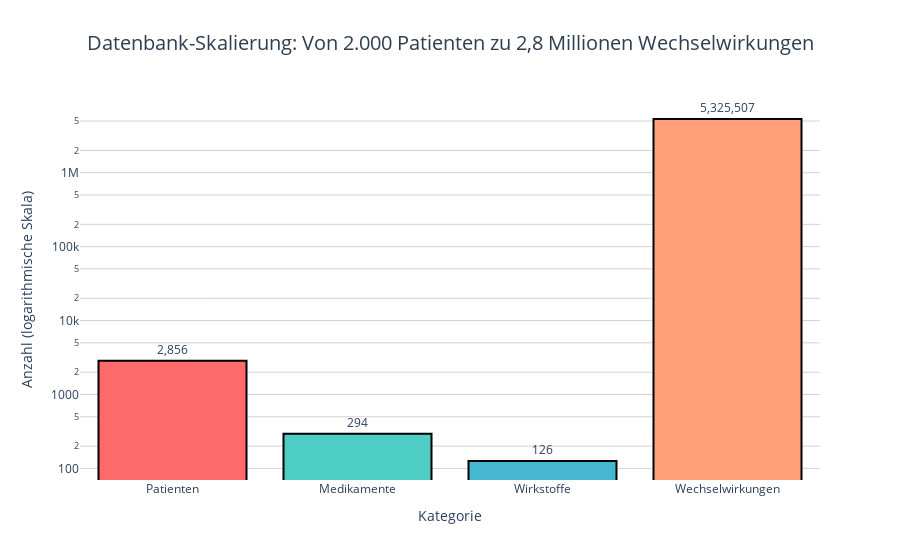

This figure's notebook cell:
### Code cell
# Visualisierung: Datenbank-Größe im Vergleich
fig = go.Figure()

# Balkendiagramm mit logarithmischer Skala (weil Werte sehr unterschiedlich groß sind)
categories = ['Patienten', 'Medikamente', 'Wirkstoffe', 'Wechselwirkungen']
values = [
    stats['total_patients'][0],
    stats['total_medications'][0],
    stats['unique_drugs'][0],
    stats['total_interactions'][0]
]
colors = ['#FF6B6B', '#4ECDC4', '#45B7D1', '#FFA07A']

fig.add_trace(go.Bar(
    x=categories,
    y=values,
    text=[f"{v:,}" for v in values],
    textposition='outside',
    marker=dict(color=colors, line=dict(color='black', width=2)),
    hovertemplate='<b>%{x}</b><br>Anzahl: %{y:,}<extra></extra>'
))

fig.update_layout(
    title=dict(
        text="Datenbank-Skalierung: Von 2.000 Patienten zu 2,8 Millionen Wechselwirkungen",
        font=dict(size=20, color='#2C3E50'),
        x=0.5,
        xanchor='center'
    ),
    yaxis=dict(
        type='log',
        title="Anzahl (logarithmische Skala)",
        gridcolor='lightgray'
    ),
    xaxis=dict(title="Kategorie"),
    height=500,
    showlegend=False,
    plot_bgcolor='white',
    paper_bgcolor='white'
)

fig.show()

print("\nHinweis zur Visualisierung:")
print("  - Logarithmische Skala verwendet, da Werte um Faktor 1000+ unterschiedlich sind")
print("  - Jeder Schritt auf der Y-Achse bedeutet Verzehnfachung der Anzahl")

### Figure 1 — Plotly figure (JSON) as saved in the notebook; plotly's stock layout.template omitted (floating-point values rounded to 4 significant figures)
{"data": [{"hovertemplate": "<b>%{x}</b><br>Anzahl: %{y:,}<extra></extra>", "marker": {"color": ["#FF6B6B", "#4ECDC4", "#45B7D1", "#FFA07A"], "line": {"color": "black", "width": 2}}, "text": ["2,856", "294", "126", "5,325,507"], "textposition": "outside", "type": "bar", "x": ["Patienten", "Medikamente", "Wirkstoffe", "Wechselwirkungen"], "y": [2856, 294, 126, 5325507]}], "layout": {"autosize": true, "paper_bgcolor": "white", "plot_bgcolor": "white", "showlegend": false, "title": {"font": {"color": "#2C3E50", "size": 20}, "text": "Datenbank-Skalierung: Von 2.000 Patienten zu 2,8 Millionen Wechselwirkungen", "x": 0.5, "xanchor": "center"}, "xaxis": {"autorange": true, "range": [-0.5, 3.5], "title": {"text": "Kategorie"}, "type": "category"}, "yaxis": {"autorange": true, "gridcolor": "lightgray", "range": [1.843, 6.983], "title": {"text": "Anzahl (logarithmische Skala)"}, "type": "log"}}}
